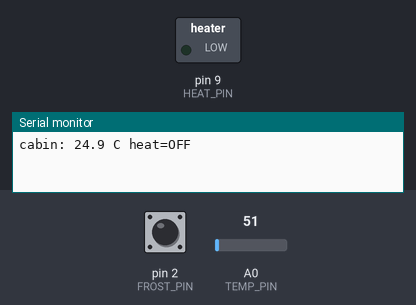
Bench run of a sketch on a simulated Arduino Uno, built with avr-gcc and run on an emulated ATmega328P. Shown: switched loads named in the sketch (green lamp = pin HIGH), the last lines printed to the serial monitor. The inputs (shaded band) are chosen by the test bench; at power-on: A0 (TEMP_PIN) = 51, pin 2 (FROST_PIN) HIGH.

Above: at 1.2 s.
1.3 s: A0 (TEMP_PIN) set to 41
2.8 s: A0 (TEMP_PIN) set to 33
At 3.3 s:
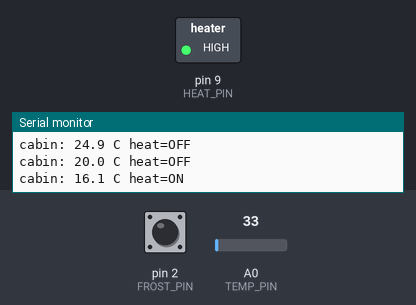
4.3 s: A0 (TEMP_PIN) set to 61
At 5.5 s:
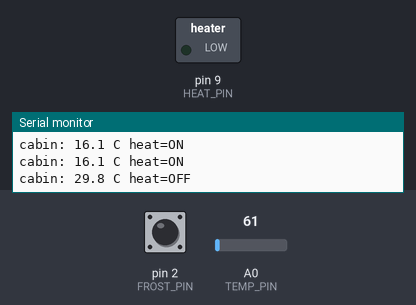
5.8 s: A0 (TEMP_PIN) set to 30
At 6.8 s:
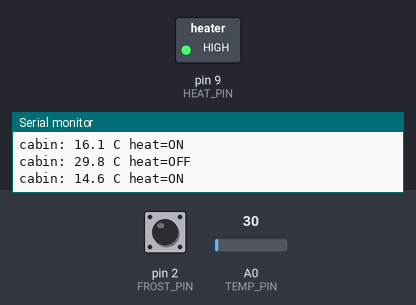
Timing chart, 0 to 8.3 s (numbered marks = the images above; inputs shaded):
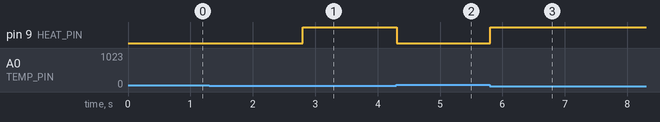

Measured:
- the behaviour switches between 37 and 36 on A0 (TEMP_PIN) (found by bisection; images 0 and 1)
- after the input at 2.8 s, pin 9 (HEAT_PIN): LOW → HIGH at once
- after the input at 4.3 s, pin 9 (HEAT_PIN): HIGH → LOW at once
- after the input at 5.8 s, pin 9 (HEAT_PIN): LOW → HIGH at once

The sketch:

reference.ino
```cpp
// Cabin heater enable with comfort band.
// LM35 on A0, heater relay on D9, frost override on D2 (pull-up).

const int TEMP_PIN = A0;
const int HEAT_PIN = 9;
const int FROST_PIN = 2;
const float HEAT_ON_C = 18.0f;
const float HEAT_OFF_C = 22.0f;
const float MV_PER_C = 10.0f;
const unsigned long SAMPLE_MS = 50;
const unsigned long STATUS_MS = 1000;

bool heaterOn = false;
unsigned long lastSample = 0;
unsigned long lastStatus = 0;
float lastC = 0.0f;

float readCabinC()
{
    long mv = analogRead(TEMP_PIN) * 5000L / 1023;
    return mv / MV_PER_C;
}

void applyHeater(bool on)
{
    heaterOn = on;
    digitalWrite(HEAT_PIN, on ? HIGH : LOW);
}

void publishStatus()
{
    Serial.print("cabin: ");
    Serial.print(lastC, 1);
    Serial.print(" C heat=");
    Serial.println(heaterOn ? "ON" : "OFF");
}

void setup()
{
    pinMode(HEAT_PIN, OUTPUT);
    pinMode(FROST_PIN, INPUT_PULLUP);
    applyHeater(false);
    Serial.begin(9600);
    lastSample = millis();
    lastStatus = millis();
}

void loop()
{
    unsigned long now = millis();

    if (now - lastSample >= SAMPLE_MS)
    {
        lastSample = now;
        lastC = readCabinC();
        bool frost = (digitalRead(FROST_PIN) == LOW);

        if (frost)
        {
            applyHeater(true);
        }
        else if (lastC < HEAT_ON_C)
        {
            applyHeater(true);
        }
        else if (lastC > HEAT_OFF_C)
        {
            applyHeater(false);
        }
    }

    if (now - lastStatus >= STATUS_MS)
    {
        lastStatus = now;
        publishStatus();
    }
}
```
